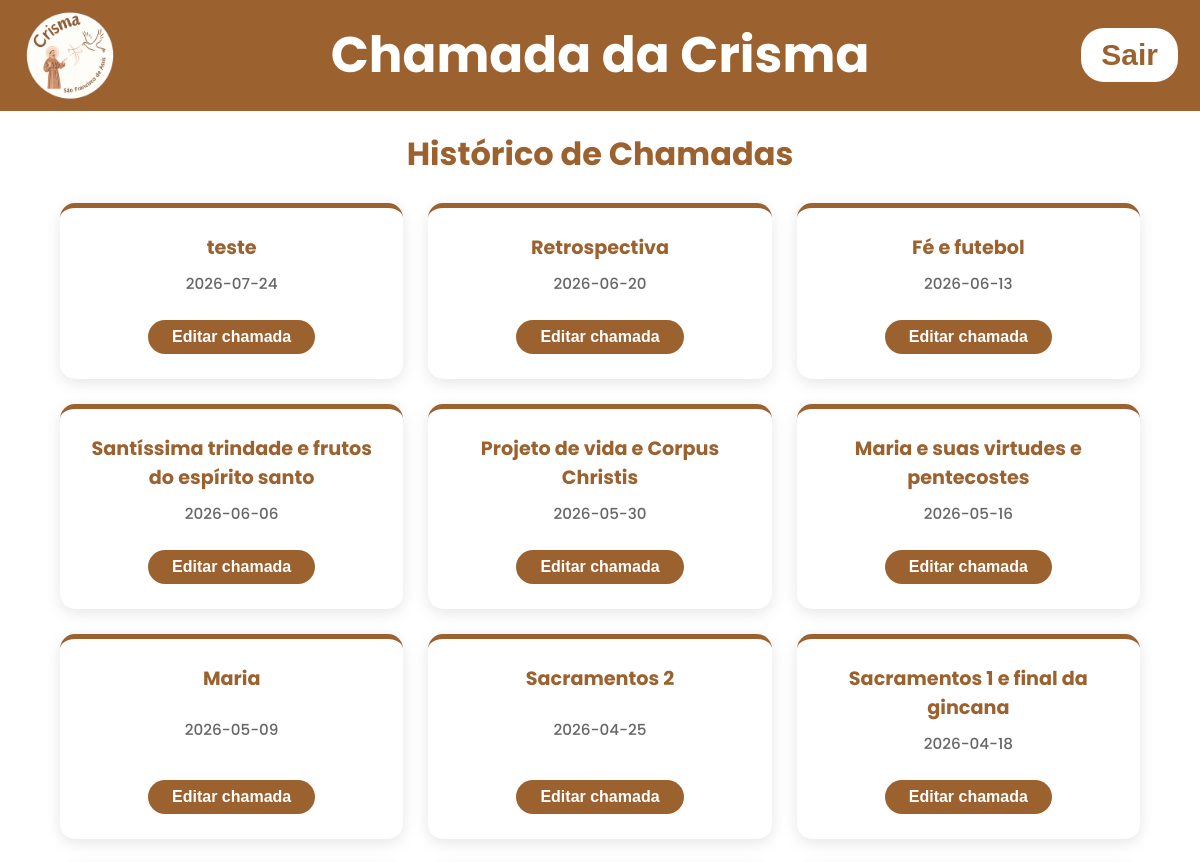
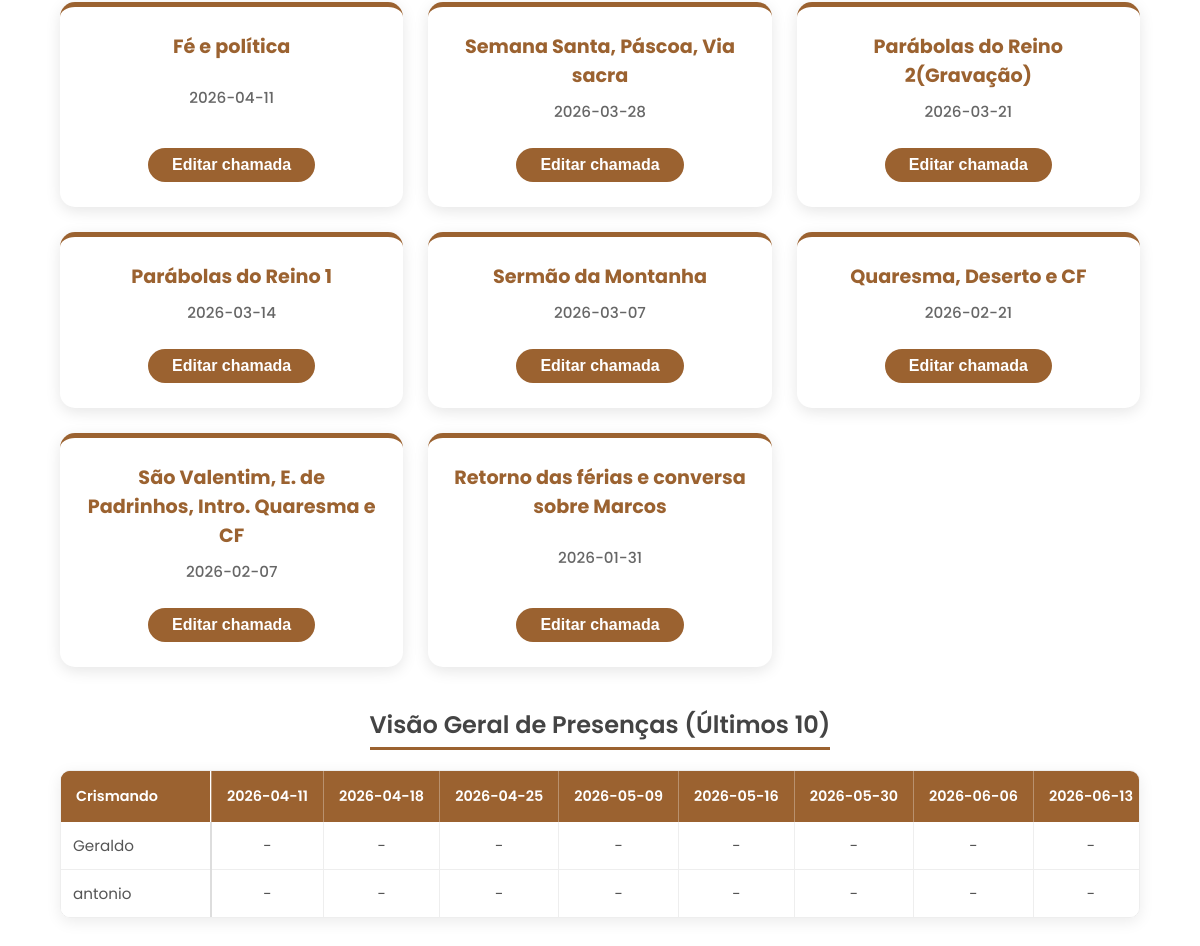
The page /editattendance (signed in) on the database its author committed (2 pictures, top to bottom).
### tables this page shows
CREATE TABLE meetings (
    id INTEGER PRIMARY KEY AUTOINCREMENT,
    tema TEXT NOT NULL,
    meeting_date TEXT NOT NULL,
    created_at DATETIME DEFAULT CURRENT_TIMESTAMP
);

CREATE TABLE crismandos (
    id INTEGER PRIMARY KEY AUTOINCREMENT,
    name TEXT UNIQUE NOT NULL,
    turma_id INTEGER NOT NULL,
    created_at TEXT DEFAULT CURRENT_TIMESTAMP,
    FOREIGN KEY (turma_id) REFERENCES turmas(id)
);

### app.py (the view)
@app.get('/editattendance')
def edit_attendance():
    if 'loged_user' not in session:
        return render_template('index.html')
    with get_conn() as conn:
        cur = conn.cursor()
        cur.execute("SELECT id, tema, meeting_date FROM meetings ORDER BY meeting_date DESC")
        encontros = cur.fetchall()
        cur.execute("SELECT id, turma_name FROM turmas ORDER BY turma_name")
        turmas = cur.fetchall()
        cur.execute("SELECT id, meeting_date FROM meetings ORDER BY meeting_date DESC LIMIT 10")
        encontros_tabela = cur.fetchall()
        encontros_tabela = encontros_tabela[::-1] # Inverte para o mais novo ficar na direita
        cur.execute("SELECT id, name FROM crismandos ORDER BY name")
        crismandos = cur.fetchall()
        presencas_map = {}
        if encontros_tabela:
            meeting_ids = [str(e['id']) for e in encontros_tabela]
            placeholders = ','.join(['?'] * len(meeting_ids))
            query = f"SELECT crismando_id, meeting_id, status FROM attendance WHERE meeting_id IN ({placeholders})"
            cur.execute(query, [int(i) for i in meeting_ids])
            presencas = cur.fetchall()
            for p in presencas:
                key = f"{p['crismando_id']}_{p['meeting_id']}"
                presencas_map[key] = p['status']
    return render_template('editattendance.html',
                           encontros=encontros,
                           turmas=turmas,
                           encontros_tabela=encontros_tabela,
                           crismandos=crismandos,
                           presencas_map=presencas_map)

### app.py (called while the page is built)
def get_conn():
    conn = sqlite3.connect("data/dataBase.db")
    conn.row_factory = sqlite3.Row
    return conn

### templates/editattendance.html (shortened to what this page needs)
<!DOCTYPE html>
<html lang="pt-br">
  <head>
    <link
      rel="stylesheet"
      href="{{url_for('static', filename='css/stylehomepage.css')}}"
    />
    <link
      rel="stylesheet"
      href="{{url_for('static', filename='css/styleeditattendance.css')}}"
    />
  </head>
  <body>
    <header>
      <div class="header-left">
        <img
          src="{{url_for('static', filename='images/logocrismamaior.png')}}"
          alt="Logo da crisma"
          class="logo"
        />
        <h1 class="title-center" onclick="window.location.href='/homepage'" >Chamada da Crisma</h1>
      </div>
      <form action="{{url_for('logout_user')}}" method="post">
        <button class="button-logout">Sair</button>
      </form>
    </header>
    <div class="container-principal">
        <h1>Histórico de Chamadas</h1>
        <div class="grid-container">
            {% if encontros %}
                {% for encontro in encontros %}
                <div class="grid-item">
                  <h3>{{ encontro.tema }}</h3>
                  <p>{{ encontro.meeting_date }}</p>
                  <button class="btn-edit" onclick="openEditModal('{{ encontro.id }}', '{{ encontro.tema }}')">Editar chamada</button>
                </div>
                {% endfor %}
            {% else %}
                <p>Nenhum encontro cadastrado ainda.</p>
            {% endif %}
        </div>
        <h2 class="section-title">Visão Geral de Presenças (Últimos 10)</h2>
        <div class="table-container">
            <table>
                <thead>
                    <tr>
                        <th class="name-column">Crismando</th>
                        {% for encontro in encontros_tabela %}
                        <th>{{ encontro.meeting_date }}</th>
                        {% endfor %}
                    </tr>
                </thead>
                <tbody>
                    {% for crismando in crismandos %}
                    <tr>
                        <td class="name-column">{{ crismando.name }}</td>
                        {% for encontro in encontros_tabela %}
                            {% set key = crismando.id|string + "_" + encontro.id|string %}
                            {% set status = presencas_map.get(key) %}
                            <td>
                                {% if status == 0 %}<span class="status-P">P</span>
                                {% elif status == 1 %}<span class="status-F">F</span>
                                {% elif status == 2 %}<span class="status-FJ">FJ</span>
                                {% else %}-{% endif %}
                            </td>
                        {% endfor %}
                    </tr>
                    {% endfor %}
                </tbody>
            </table>
        </div>
    </div>
  </body>
</html>

### static/css/stylehomepage.css (style rules this page uses)
body { margin: 50px 0px; background-color: #ffffff; font-family: 'Poppins', sans-serif; padding-top: 80px; }
* { margin: 0; padding: 0; box-sizing: border-box; }
:root { --marrom-logo: #9B6230; }
header { background-color: var(--marrom-logo); color: white; padding: 10px 20px; display: flex; align-items: center; justify-content: space-between; position: fixed; top: 0; left: 0; right: 0; z-index: 1000; }
.header-left { display: flex; align-items: center; }
.header-left img { width: 100px; height: auto; margin-bottom: 0; }
.title-center { position: absolute; left: 50%; transform: translateX(-50%); font-size: 50px; font-weight: bold; background: none; border: none; color: white; cursor: pointer; }
.button-logout { background-color: white; color: var(--marrom-logo); border-radius: 25px; padding: 10px 20px; border-style: solid; border-color: #9B6230; font-size: 30px; font-weight: 600; }
.container-principal { display: flex; flex-direction: column; justify-content: center; align-items: center; min-height: calc(100vh - 80px); font-family: 'Poppins', sans-serif; }
.container-principal h1 { color: var(--marrom-logo); text-align: center; font-size: 45px; font-weight: 400; margin-bottom: 32px; }

### static/css/styleeditattendance.css (style rules this page uses)
:root { --marrom-logo: #9B6230; --cinza-fundo: #f8f9fa; --texto-escuro: #444; }
.container-principal { display: flex; flex-direction: column; align-items: center; width: 100%; padding-bottom: 50px; }
.container-principal h1 { text-align: center; font-size: 32px; color: var(--marrom-logo); margin-bottom: 25px; font-weight: 700; }
.section-title { font-size: 24px; color: var(--texto-escuro); margin: 40px 0 20px 0; font-weight: 600; border-bottom: 3px solid var(--marrom-logo); padding-bottom: 5px; display: inline-block; }
.grid-container { display: grid; grid-template-columns: repeat(auto-fill, minmax(280px, 1fr)); gap: 25px; width: 90%; max-width: 1200px; }
.grid-item { background: white; border-radius: 15px; padding: 25px; box-shadow: 0 4px 15px rgba(0, 0, 0, 0.1); display: flex; flex-direction: column; justify-content: space-between; align-items: center; transition: transform 0.3s, box-shadow 0.3s; border-top: 5px solid var(--marrom-logo); }
.grid-item h3 { color: var(--marrom-logo); font-size: 1.2rem; text-align: center; margin-bottom: 10px; font-weight: 700; }
.grid-item p { color: #666; font-size: 0.95rem; margin-bottom: 20px; font-weight: 500; }
.btn-edit { background-color: var(--marrom-logo); color: white; border: none; padding: 8px 24px; border-radius: 20px; font-weight: 700; font-size: 1.0rem; cursor: pointer; width: auto; transition: 0.2s; margin-top: 5px; }
.table-container { width: 90%; max-width: 1200px; overflow-x: auto; background: white; border-radius: 10px; box-shadow: 0 4px 15px rgba(0, 0, 0, 0.08); margin-bottom: 40px; border: 1px solid #eee; }
table { width: 100%; border-collapse: collapse; min-width: 600px; }
thead { background-color: var(--marrom-logo); }
thead th { color: white; padding: 15px; font-weight: 600; text-align: center; white-space: nowrap; font-size: 0.9rem; border-right: 1px solid rgba(255, 255, 255, 0.3); }
tbody td { padding: 12px; text-align: center; border-bottom: 1px solid #eee; border-right: 1px solid #eee; font-size: 0.95rem; color: #555; }
tbody tr:last-child td { border-bottom: none; }
table th:first-child, table td:first-child { position: sticky; left: 0; z-index: 2; background-color: white; border-right: 2px solid #ddd; text-align: left; min-width: 150px; }
thead th:first-child { background-color: var(--marrom-logo); z-index: 3; border-right: 2px solid rgba(255, 255, 255, 0.3); }

### rows shown on the page
meetings: tema "teste", meeting_date "2026-07-24"
meetings: tema "Retrospectiva", meeting_date "2026-06-20"
meetings: tema "Fé e futebol", meeting_date "2026-06-13"
meetings: tema "Santíssima trindade e frutos do espírito santo", meeting_date "2026-06-06"
meetings: tema "Projeto de vida e Corpus Christis", meeting_date "2026-05-30"
meetings: tema "Maria e suas virtudes e pentecostes", meeting_date "2026-05-16"
meetings: tema "Maria", meeting_date "2026-05-09"
meetings: tema "Sacramentos 2", meeting_date "2026-04-25"
meetings: tema "Sacramentos 1 e final da gincana", meeting_date "2026-04-18"
meetings: tema "Fé e política", meeting_date "2026-04-11"
meetings: tema "Semana Santa, Páscoa, Via sacra", meeting_date "2026-03-28"
meetings: tema "Parábolas do Reino 2(Gravação)", meeting_date "2026-03-21"
meetings: tema "Parábolas do Reino 1", meeting_date "2026-03-14"
meetings: tema "Sermão da Montanha", meeting_date "2026-03-07"
meetings: tema "Quaresma, Deserto e CF", meeting_date "2026-02-21"
meetings: tema "São Valentim, E. de Padrinhos, Intro. Quaresma e CF", meeting_date "2026-02-07"
meetings: tema "Retorno das férias e conversa sobre Marcos", meeting_date "2026-01-31"
crismandos: name "Geraldo"
crismandos: name "antonio"
